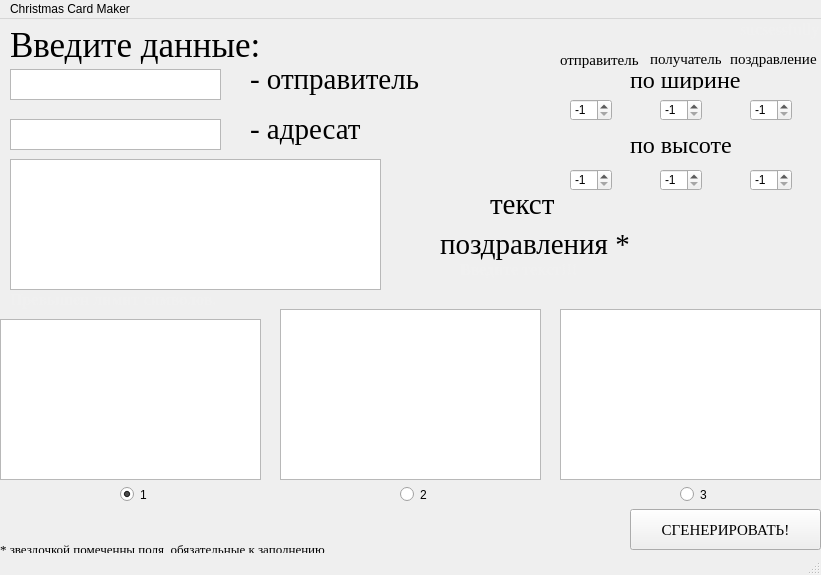
<?xml version="1.0" encoding="UTF-8"?>
<ui version="4.0">
 <class>Christmas_card_maker</class>
 <widget class="QMainWindow" name="Christmas_card_maker">
  <property name="geometry">
   <rect>
    <x>0</x>
    <y>0</y>
    <width>821</width>
    <height>575</height>
   </rect>
  </property>
  <property name="mouseTracking">
   <bool>false</bool>
  </property>
  <property name="focusPolicy">
   <enum>Qt::NoFocus</enum>
  </property>
  <property name="windowTitle">
   <string>MainWindow</string>
  </property>
  <widget class="QWidget" name="centralwidget">
   <widget class="QLabel" name="useless">
    <property name="geometry">
     <rect>
      <x>10</x>
      <y>0</y>
      <width>251</width>
      <height>51</height>
     </rect>
    </property>
    <property name="font">
     <font>
      <family>Times New Roman</family>
      <pointsize>26</pointsize>
     </font>
    </property>
    <property name="text">
     <string>Введите данные:</string>
    </property>
   </widget>
   <widget class="QLabel" name="useless_label_3">
    <property name="geometry">
     <rect>
      <x>250</x>
      <y>40</y>
      <width>171</width>
      <height>41</height>
     </rect>
    </property>
    <property name="font">
     <font>
      <family>Times New Roman</family>
      <pointsize>22</pointsize>
     </font>
    </property>
    <property name="text">
     <string>- отправитель</string>
    </property>
   </widget>
   <widget class="QLabel" name="useless_label_2">
    <property name="geometry">
     <rect>
      <x>250</x>
      <y>90</y>
      <width>111</width>
      <height>41</height>
     </rect>
    </property>
    <property name="font">
     <font>
      <family>Times New Roman</family>
      <pointsize>22</pointsize>
     </font>
    </property>
    <property name="text">
     <string>- адресат</string>
    </property>
   </widget>
   <widget class="QRadioButton" name="first_pattern">
    <property name="enabled">
     <bool>true</bool>
    </property>
    <property name="geometry">
     <rect>
      <x>120</x>
      <y>460</y>
      <width>31</width>
      <height>31</height>
     </rect>
    </property>
    <property name="cursor">
     <cursorShape>PointingHandCursor</cursorShape>
    </property>
    <property name="text">
     <string>1</string>
    </property>
    <property name="checkable">
     <bool>true</bool>
    </property>
    <property name="checked">
     <bool>true</bool>
    </property>
   </widget>
   <widget class="QRadioButton" name="second_pattern">
    <property name="geometry">
     <rect>
      <x>400</x>
      <y>460</y>
      <width>31</width>
      <height>31</height>
     </rect>
    </property>
    <property name="cursor">
     <cursorShape>PointingHandCursor</cursorShape>
    </property>
    <property name="text">
     <string>2</string>
    </property>
   </widget>
   <widget class="QRadioButton" name="third_pattern">
    <property name="geometry">
     <rect>
      <x>680</x>
      <y>460</y>
      <width>31</width>
      <height>31</height>
     </rect>
    </property>
    <property name="cursor">
     <cursorShape>PointingHandCursor</cursorShape>
    </property>
    <property name="text">
     <string>3</string>
    </property>
   </widget>
   <widget class="QLabel" name="useless_3">
    <property name="geometry">
     <rect>
      <x>490</x>
      <y>150</y>
      <width>71</width>
      <height>71</height>
     </rect>
    </property>
    <property name="font">
     <font>
      <family>Times New Roman</family>
      <pointsize>22</pointsize>
     </font>
    </property>
    <property name="text">
     <string>текст </string>
    </property>
   </widget>
   <widget class="QLabel" name="useless_label">
    <property name="geometry">
     <rect>
      <x>440</x>
      <y>190</y>
      <width>191</width>
      <height>71</height>
     </rect>
    </property>
    <property name="font">
     <font>
      <family>Times New Roman</family>
      <pointsize>22</pointsize>
     </font>
    </property>
    <property name="text">
     <string>поздравления *</string>
    </property>
   </widget>
   <widget class="QLabel" name="useless_2">
    <property name="geometry">
     <rect>
      <x>0</x>
      <y>520</y>
      <width>341</width>
      <height>21</height>
     </rect>
    </property>
    <property name="font">
     <font>
      <family>Times New Roman</family>
      <pointsize>10</pointsize>
     </font>
    </property>
    <property name="cursor">
     <cursorShape>WhatsThisCursor</cursorShape>
    </property>
    <property name="text">
     <string>* звездочкой помеченны поля, обязательные к заполнению</string>
    </property>
   </widget>
   <widget class="QPushButton" name="start_btn">
    <property name="geometry">
     <rect>
      <x>630</x>
      <y>490</y>
      <width>191</width>
      <height>41</height>
     </rect>
    </property>
    <property name="font">
     <font>
      <family>Times New Roman</family>
      <pointsize>11</pointsize>
     </font>
    </property>
    <property name="cursor">
     <cursorShape>PointingHandCursor</cursorShape>
    </property>
    <property name="text">
     <string>СГЕНЕРИРОВАТЬ!</string>
    </property>
   </widget>
   <widget class="QTextEdit" name="text_sender">
    <property name="geometry">
     <rect>
      <x>10</x>
      <y>50</y>
      <width>211</width>
      <height>31</height>
     </rect>
    </property>
    <property name="cursor" stdset="0">
     <cursorShape>PointingHandCursor</cursorShape>
    </property>
   </widget>
   <widget class="QTextEdit" name="text_recipient">
    <property name="geometry">
     <rect>
      <x>10</x>
      <y>100</y>
      <width>211</width>
      <height>31</height>
     </rect>
    </property>
    <property name="cursor" stdset="0">
     <cursorShape>PointingHandCursor</cursorShape>
    </property>
   </widget>
   <widget class="QTextEdit" name="greeting_text">
    <property name="geometry">
     <rect>
      <x>10</x>
      <y>140</y>
      <width>371</width>
      <height>131</height>
     </rect>
    </property>
    <property name="cursor" stdset="0">
     <cursorShape>PointingHandCursor</cursorShape>
    </property>
    <property name="html">
     <string>&lt;!DOCTYPE HTML PUBLIC &quot;-//W3C//DTD HTML 4.0//EN&quot; &quot;http://www.w3.org/TR/REC-html40/strict.dtd&quot;&gt;
&lt;html&gt;&lt;head&gt;&lt;meta name=&quot;qrichtext&quot; content=&quot;1&quot; /&gt;&lt;style type=&quot;text/css&quot;&gt;
p, li { white-space: pre-wrap; }
&lt;/style&gt;&lt;/head&gt;&lt;body style=&quot; font-family:'MS Shell Dlg 2'; font-size:8.25pt; font-weight:400; font-style:normal;&quot;&gt;
&lt;p style=&quot;-qt-paragraph-type:empty; margin-top:0px; margin-bottom:0px; margin-left:0px; margin-right:0px; -qt-block-indent:0; text-indent:0px;&quot;&gt;&lt;br /&gt;&lt;/p&gt;&lt;/body&gt;&lt;/html&gt;</string>
    </property>
    <property name="placeholderText">
     <string/>
    </property>
   </widget>
   <widget class="QLabel" name="error">
    <property name="enabled">
     <bool>false</bool>
    </property>
    <property name="geometry">
     <rect>
      <x>460</x>
      <y>240</y>
      <width>121</width>
      <height>21</height>
     </rect>
    </property>
    <property name="palette">
     <palette>
      <active>
       <colorrole role="WindowText">
        <brush brushstyle="SolidPattern">
         <color alpha="255">
          <red>255</red>
          <green>0</green>
          <blue>0</blue>
         </color>
        </brush>
       </colorrole>
       <colorrole role="Text">
        <brush brushstyle="SolidPattern">
         <color alpha="255">
          <red>255</red>
          <green>0</green>
          <blue>0</blue>
         </color>
        </brush>
       </colorrole>
       <colorrole role="ButtonText">
        <brush brushstyle="SolidPattern">
         <color alpha="255">
          <red>0</red>
          <green>0</green>
          <blue>0</blue>
         </color>
        </brush>
       </colorrole>
       <colorrole role="ToolTipText">
        <brush brushstyle="SolidPattern">
         <color alpha="255">
          <red>255</red>
          <green>0</green>
          <blue>0</blue>
         </color>
        </brush>
       </colorrole>
      </active>
      <inactive>
       <colorrole role="WindowText">
        <brush brushstyle="SolidPattern">
         <color alpha="255">
          <red>255</red>
          <green>255</green>
          <blue>255</blue>
         </color>
        </brush>
       </colorrole>
       <colorrole role="Text">
        <brush brushstyle="SolidPattern">
         <color alpha="255">
          <red>255</red>
          <green>0</green>
          <blue>0</blue>
         </color>
        </brush>
       </colorrole>
       <colorrole role="ButtonText">
        <brush brushstyle="SolidPattern">
         <color alpha="255">
          <red>0</red>
          <green>0</green>
          <blue>0</blue>
         </color>
        </brush>
       </colorrole>
       <colorrole role="ToolTipText">
        <brush brushstyle="SolidPattern">
         <color alpha="255">
          <red>255</red>
          <green>255</green>
          <blue>255</blue>
         </color>
        </brush>
       </colorrole>
      </inactive>
      <disabled>
       <colorrole role="WindowText">
        <brush brushstyle="SolidPattern">
         <color alpha="255">
          <red>240</red>
          <green>240</green>
          <blue>240</blue>
         </color>
        </brush>
       </colorrole>
       <colorrole role="Text">
        <brush brushstyle="SolidPattern">
         <color alpha="255">
          <red>255</red>
          <green>255</green>
          <blue>255</blue>
         </color>
        </brush>
       </colorrole>
       <colorrole role="ButtonText">
        <brush brushstyle="SolidPattern">
         <color alpha="255">
          <red>255</red>
          <green>255</green>
          <blue>255</blue>
         </color>
        </brush>
       </colorrole>
       <colorrole role="ToolTipText">
        <brush brushstyle="SolidPattern">
         <color alpha="255">
          <red>240</red>
          <green>240</green>
          <blue>240</blue>
         </color>
        </brush>
       </colorrole>
      </disabled>
     </palette>
    </property>
    <property name="font">
     <font>
      <family>Times New Roman</family>
      <pointsize>12</pointsize>
      <weight>75</weight>
      <bold>true</bold>
     </font>
    </property>
    <property name="mouseTracking">
     <bool>false</bool>
    </property>
    <property name="text">
     <string>Введите текст!!!</string>
    </property>
   </widget>
   <widget class="QLabel" name="error_length">
    <property name="enabled">
     <bool>false</bool>
    </property>
    <property name="geometry">
     <rect>
      <x>10</x>
      <y>270</y>
      <width>371</width>
      <height>21</height>
     </rect>
    </property>
    <property name="palette">
     <palette>
      <active>
       <colorrole role="WindowText">
        <brush brushstyle="SolidPattern">
         <color alpha="255">
          <red>255</red>
          <green>0</green>
          <blue>0</blue>
         </color>
        </brush>
       </colorrole>
       <colorrole role="Text">
        <brush brushstyle="SolidPattern">
         <color alpha="255">
          <red>255</red>
          <green>0</green>
          <blue>0</blue>
         </color>
        </brush>
       </colorrole>
       <colorrole role="ButtonText">
        <brush brushstyle="SolidPattern">
         <color alpha="255">
          <red>0</red>
          <green>0</green>
          <blue>0</blue>
         </color>
        </brush>
       </colorrole>
       <colorrole role="ToolTipText">
        <brush brushstyle="SolidPattern">
         <color alpha="255">
          <red>255</red>
          <green>0</green>
          <blue>0</blue>
         </color>
        </brush>
       </colorrole>
      </active>
      <inactive>
       <colorrole role="WindowText">
        <brush brushstyle="SolidPattern">
         <color alpha="255">
          <red>255</red>
          <green>255</green>
          <blue>255</blue>
         </color>
        </brush>
       </colorrole>
       <colorrole role="Text">
        <brush brushstyle="SolidPattern">
         <color alpha="255">
          <red>255</red>
          <green>0</green>
          <blue>0</blue>
         </color>
        </brush>
       </colorrole>
       <colorrole role="ButtonText">
        <brush brushstyle="SolidPattern">
         <color alpha="255">
          <red>0</red>
          <green>0</green>
          <blue>0</blue>
         </color>
        </brush>
       </colorrole>
       <colorrole role="ToolTipText">
        <brush brushstyle="SolidPattern">
         <color alpha="255">
          <red>255</red>
          <green>255</green>
          <blue>255</blue>
         </color>
        </brush>
       </colorrole>
      </inactive>
      <disabled>
       <colorrole role="WindowText">
        <brush brushstyle="SolidPattern">
         <color alpha="255">
          <red>240</red>
          <green>240</green>
          <blue>240</blue>
         </color>
        </brush>
       </colorrole>
       <colorrole role="Text">
        <brush brushstyle="SolidPattern">
         <color alpha="255">
          <red>255</red>
          <green>255</green>
          <blue>255</blue>
         </color>
        </brush>
       </colorrole>
       <colorrole role="ButtonText">
        <brush brushstyle="SolidPattern">
         <color alpha="255">
          <red>255</red>
          <green>255</green>
          <blue>255</blue>
         </color>
        </brush>
       </colorrole>
       <colorrole role="ToolTipText">
        <brush brushstyle="SolidPattern">
         <color alpha="255">
          <red>240</red>
          <green>240</green>
          <blue>240</blue>
         </color>
        </brush>
       </colorrole>
      </disabled>
     </palette>
    </property>
    <property name="font">
     <font>
      <family>Times New Roman</family>
      <pointsize>12</pointsize>
      <weight>75</weight>
      <bold>true</bold>
     </font>
    </property>
    <property name="mouseTracking">
     <bool>false</bool>
    </property>
    <property name="text">
     <string>Превышен лимит символов.</string>
    </property>
   </widget>
   <widget class="QLabel" name="success">
    <property name="enabled">
     <bool>false</bool>
    </property>
    <property name="geometry">
     <rect>
      <x>740</x>
      <y>0</y>
      <width>81</width>
      <height>21</height>
     </rect>
    </property>
    <property name="palette">
     <palette>
      <active>
       <colorrole role="WindowText">
        <brush brushstyle="SolidPattern">
         <color alpha="255">
          <red>0</red>
          <green>255</green>
          <blue>0</blue>
         </color>
        </brush>
       </colorrole>
       <colorrole role="Text">
        <brush brushstyle="SolidPattern">
         <color alpha="255">
          <red>0</red>
          <green>255</green>
          <blue>0</blue>
         </color>
        </brush>
       </colorrole>
       <colorrole role="ButtonText">
        <brush brushstyle="SolidPattern">
         <color alpha="255">
          <red>0</red>
          <green>0</green>
          <blue>0</blue>
         </color>
        </brush>
       </colorrole>
       <colorrole role="ToolTipText">
        <brush brushstyle="SolidPattern">
         <color alpha="255">
          <red>0</red>
          <green>255</green>
          <blue>0</blue>
         </color>
        </brush>
       </colorrole>
      </active>
      <inactive>
       <colorrole role="WindowText">
        <brush brushstyle="SolidPattern">
         <color alpha="255">
          <red>255</red>
          <green>255</green>
          <blue>255</blue>
         </color>
        </brush>
       </colorrole>
       <colorrole role="Text">
        <brush brushstyle="SolidPattern">
         <color alpha="255">
          <red>0</red>
          <green>255</green>
          <blue>0</blue>
         </color>
        </brush>
       </colorrole>
       <colorrole role="ButtonText">
        <brush brushstyle="SolidPattern">
         <color alpha="255">
          <red>0</red>
          <green>0</green>
          <blue>0</blue>
         </color>
        </brush>
       </colorrole>
       <colorrole role="ToolTipText">
        <brush brushstyle="SolidPattern">
         <color alpha="255">
          <red>255</red>
          <green>255</green>
          <blue>255</blue>
         </color>
        </brush>
       </colorrole>
      </inactive>
      <disabled>
       <colorrole role="WindowText">
        <brush brushstyle="SolidPattern">
         <color alpha="255">
          <red>240</red>
          <green>240</green>
          <blue>240</blue>
         </color>
        </brush>
       </colorrole>
       <colorrole role="Text">
        <brush brushstyle="SolidPattern">
         <color alpha="255">
          <red>255</red>
          <green>255</green>
          <blue>255</blue>
         </color>
        </brush>
       </colorrole>
       <colorrole role="ButtonText">
        <brush brushstyle="SolidPattern">
         <color alpha="255">
          <red>255</red>
          <green>255</green>
          <blue>255</blue>
         </color>
        </brush>
       </colorrole>
       <colorrole role="ToolTipText">
        <brush brushstyle="SolidPattern">
         <color alpha="255">
          <red>240</red>
          <green>240</green>
          <blue>240</blue>
         </color>
        </brush>
       </colorrole>
      </disabled>
     </palette>
    </property>
    <property name="font">
     <font>
      <family>Times New Roman</family>
      <pointsize>12</pointsize>
      <weight>75</weight>
      <bold>true</bold>
     </font>
    </property>
    <property name="mouseTracking">
     <bool>false</bool>
    </property>
    <property name="text">
     <string>sucsessfully</string>
    </property>
   </widget>
   <widget class="QSpinBox" name="x_sender">
    <property name="geometry">
     <rect>
      <x>570</x>
      <y>80</y>
      <width>42</width>
      <height>22</height>
     </rect>
    </property>
    <property name="minimum">
     <number>-1</number>
    </property>
    <property name="maximum">
     <number>99999</number>
    </property>
    <property name="value">
     <number>-1</number>
    </property>
   </widget>
   <widget class="QTextBrowser" name="useless_15">
    <property name="geometry">
     <rect>
      <x>0</x>
      <y>300</y>
      <width>261</width>
      <height>161</height>
     </rect>
    </property>
    <property name="html">
     <string>&lt;!DOCTYPE HTML PUBLIC &quot;-//W3C//DTD HTML 4.0//EN&quot; &quot;http://www.w3.org/TR/REC-html40/strict.dtd&quot;&gt;
&lt;html&gt;&lt;head&gt;&lt;meta name=&quot;qrichtext&quot; content=&quot;1&quot; /&gt;&lt;style type=&quot;text/css&quot;&gt;
p, li { white-space: pre-wrap; }
&lt;/style&gt;&lt;/head&gt;&lt;body style=&quot; font-family:'MS Shell Dlg 2'; font-size:8.25pt; font-weight:400; font-style:normal;&quot;&gt;
&lt;p style=&quot; margin-top:0px; margin-bottom:0px; margin-left:0px; margin-right:0px; -qt-block-indent:0; text-indent:0px;&quot;&gt;&lt;img src=&quot;:/newPrefix/pat_1.jpg&quot; /&gt;&lt;/p&gt;&lt;/body&gt;&lt;/html&gt;</string>
    </property>
   </widget>
   <widget class="QTextBrowser" name="useless_7">
    <property name="geometry">
     <rect>
      <x>280</x>
      <y>290</y>
      <width>261</width>
      <height>171</height>
     </rect>
    </property>
    <property name="html">
     <string>&lt;!DOCTYPE HTML PUBLIC &quot;-//W3C//DTD HTML 4.0//EN&quot; &quot;http://www.w3.org/TR/REC-html40/strict.dtd&quot;&gt;
&lt;html&gt;&lt;head&gt;&lt;meta name=&quot;qrichtext&quot; content=&quot;1&quot; /&gt;&lt;style type=&quot;text/css&quot;&gt;
p, li { white-space: pre-wrap; }
&lt;/style&gt;&lt;/head&gt;&lt;body style=&quot; font-family:'MS Shell Dlg 2'; font-size:8.25pt; font-weight:400; font-style:normal;&quot;&gt;
&lt;p style=&quot; margin-top:0px; margin-bottom:0px; margin-left:0px; margin-right:0px; -qt-block-indent:0; text-indent:0px;&quot;&gt;&lt;img src=&quot;:/newPrefix/pat_2.jpg&quot; /&gt;&lt;/p&gt;&lt;/body&gt;&lt;/html&gt;</string>
    </property>
   </widget>
   <widget class="QTextBrowser" name="useless_14">
    <property name="geometry">
     <rect>
      <x>560</x>
      <y>290</y>
      <width>261</width>
      <height>171</height>
     </rect>
    </property>
    <property name="html">
     <string>&lt;!DOCTYPE HTML PUBLIC &quot;-//W3C//DTD HTML 4.0//EN&quot; &quot;http://www.w3.org/TR/REC-html40/strict.dtd&quot;&gt;
&lt;html&gt;&lt;head&gt;&lt;meta name=&quot;qrichtext&quot; content=&quot;1&quot; /&gt;&lt;style type=&quot;text/css&quot;&gt;
p, li { white-space: pre-wrap; }
&lt;/style&gt;&lt;/head&gt;&lt;body style=&quot; font-family:'MS Shell Dlg 2'; font-size:8.25pt; font-weight:400; font-style:normal;&quot;&gt;
&lt;p style=&quot; margin-top:0px; margin-bottom:0px; margin-left:0px; margin-right:0px; -qt-block-indent:0; text-indent:0px;&quot;&gt;&lt;img src=&quot;:/newPrefix/pat_3.jpg&quot; /&gt;&lt;/p&gt;&lt;/body&gt;&lt;/html&gt;</string>
    </property>
   </widget>
   <widget class="QLabel" name="useless_10">
    <property name="geometry">
     <rect>
      <x>630</x>
      <y>50</y>
      <width>111</width>
      <height>21</height>
     </rect>
    </property>
    <property name="font">
     <font>
      <family>Times New Roman</family>
      <pointsize>18</pointsize>
     </font>
    </property>
    <property name="text">
     <string>по ширине</string>
    </property>
   </widget>
   <widget class="QLabel" name="useless_11">
    <property name="geometry">
     <rect>
      <x>630</x>
      <y>110</y>
      <width>101</width>
      <height>31</height>
     </rect>
    </property>
    <property name="font">
     <font>
      <family>Times New Roman</family>
      <pointsize>18</pointsize>
     </font>
    </property>
    <property name="text">
     <string>по высоте</string>
    </property>
   </widget>
   <widget class="QSpinBox" name="x_recipient">
    <property name="geometry">
     <rect>
      <x>660</x>
      <y>80</y>
      <width>42</width>
      <height>22</height>
     </rect>
    </property>
    <property name="minimum">
     <number>-1</number>
    </property>
    <property name="maximum">
     <number>99999</number>
    </property>
    <property name="value">
     <number>-1</number>
    </property>
   </widget>
   <widget class="QSpinBox" name="x_greeting">
    <property name="geometry">
     <rect>
      <x>750</x>
      <y>80</y>
      <width>42</width>
      <height>22</height>
     </rect>
    </property>
    <property name="minimum">
     <number>-1</number>
    </property>
    <property name="maximum">
     <number>99999</number>
    </property>
    <property name="value">
     <number>-1</number>
    </property>
   </widget>
   <widget class="QSpinBox" name="y_recipient">
    <property name="geometry">
     <rect>
      <x>660</x>
      <y>150</y>
      <width>42</width>
      <height>22</height>
     </rect>
    </property>
    <property name="minimum">
     <number>-1</number>
    </property>
    <property name="maximum">
     <number>99999</number>
    </property>
    <property name="value">
     <number>-1</number>
    </property>
   </widget>
   <widget class="QSpinBox" name="y_sender">
    <property name="geometry">
     <rect>
      <x>570</x>
      <y>150</y>
      <width>42</width>
      <height>22</height>
     </rect>
    </property>
    <property name="minimum">
     <number>-1</number>
    </property>
    <property name="maximum">
     <number>99999</number>
    </property>
    <property name="value">
     <number>-1</number>
    </property>
   </widget>
   <widget class="QSpinBox" name="y_greeting">
    <property name="geometry">
     <rect>
      <x>750</x>
      <y>150</y>
      <width>42</width>
      <height>22</height>
     </rect>
    </property>
    <property name="minimum">
     <number>-1</number>
    </property>
    <property name="maximum">
     <number>99999</number>
    </property>
    <property name="value">
     <number>-1</number>
    </property>
   </widget>
   <widget class="QLabel" name="useless_4">
    <property name="geometry">
     <rect>
      <x>560</x>
      <y>30</y>
      <width>81</width>
      <height>21</height>
     </rect>
    </property>
    <property name="font">
     <font>
      <family>Times New Roman</family>
      <pointsize>11</pointsize>
     </font>
    </property>
    <property name="text">
     <string>отправитель</string>
    </property>
   </widget>
   <widget class="QLabel" name="useless_5">
    <property name="geometry">
     <rect>
      <x>650</x>
      <y>30</y>
      <width>71</width>
      <height>20</height>
     </rect>
    </property>
    <property name="font">
     <font>
      <family>Times New Roman</family>
      <pointsize>11</pointsize>
     </font>
    </property>
    <property name="text">
     <string>получатель</string>
    </property>
   </widget>
   <widget class="QLabel" name="useless_6">
    <property name="geometry">
     <rect>
      <x>730</x>
      <y>30</y>
      <width>91</width>
      <height>20</height>
     </rect>
    </property>
    <property name="font">
     <font>
      <family>Times New Roman</family>
      <pointsize>11</pointsize>
     </font>
    </property>
    <property name="text">
     <string>поздравление</string>
    </property>
   </widget>
  </widget>
  <widget class="QMenuBar" name="menubar">
   <property name="geometry">
    <rect>
     <x>0</x>
     <y>0</y>
     <width>821</width>
     <height>21</height>
    </rect>
   </property>
   <widget class="QMenu" name="menuChristmas_Card_Maker">
    <property name="title">
     <string>Christmas Card Maker</string>
    </property>
    <addaction name="action_D"/>
   </widget>
   <addaction name="menuChristmas_Card_Maker"/>
  </widget>
  <widget class="QStatusBar" name="statusbar"/>
  <action name="action_D">
   <property name="text">
    <string>пасхалка :D</string>
   </property>
  </action>
 </widget>
 <resources>
  <include location="first.qrc"/>
 </resources>
 <connections/>
</ui>
